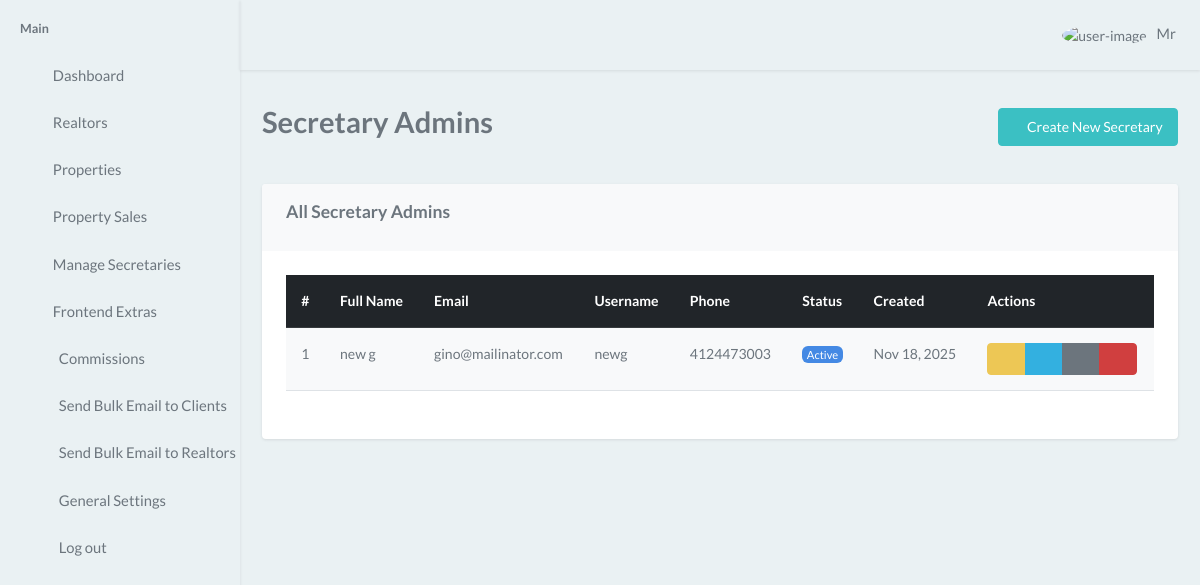
Screenshot of /secretary-admins/ (signed in) with the database file from the repository.
### tripled/models.py (models this page shows, shortened)
class SecretaryAdmin(models.Model):
    user = models.OneToOneField(User, on_delete=models.CASCADE)
    full_name = models.CharField(max_length=255)
    phone_number = models.CharField(max_length=20, blank=True, null=True)
    email = models.EmailField()
    is_active = models.BooleanField(default=True)
    created_by = models.ForeignKey(User, on_delete=models.SET_NULL, null=True, related_name='created_secretaries')
    created_at = models.DateTimeField(auto_now_add=True)
    updated_at = models.DateTimeField(auto_now=True)
    class Meta:
        verbose_name = 'Secretary Admin'
        verbose_name_plural = 'Secretary Admins'

class User(AbstractUser):
    date_joined = models.DateTimeField(auto_now_add=True)
    image = models.ImageField(upload_to='users/', null=True, blank=True)
    class Meta:
        app_label = 'tripled'

### tripled/views.py (the view)
# urls.py: path('secretary-admins/', views.secretary_list, name='secretary_list'),
@login_required
@admin_required
def secretary_list(request):
    secretaries = SecretaryAdmin.objects.all().order_by("-created_at")
    return render(request, "user/secretary_list.html", {"secretaries": secretaries})

### tripled/helper.py (called while the page is built, shortened)
def admin_required(view_func):
    @wraps(view_func)
    def wrapper(request, *args, **kwargs):
        if not request.user.is_authenticated:
            messages.error(request, 'Please log in to access this page.')
            return redirect('signin')
        if request.user.is_superuser or request.user.is_staff:
            return view_func(request, *args, **kwargs)
    return wrapper

### tripled/templates/user/secretary_list.html (shortened to what this page needs)
{% extends 'user/base.html' %}
{% block body %}
<div class="content-page">
    <div class="content">
        <div class="container-fluid mt-4">
            <div class="d-flex justify-content-between align-items-center mb-4">
                <h2>Secretary Admins</h2>
                <a href="{% url 'create_secretary' %}" class="btn btn-primary">
                    <i class="ri-add-circle-line"></i> Create New Secretary
                </a>
            </div>
            <div class="row">
                <div class="col-12">
                    <div class="card">
                        <div class="card-header">
                            <h4 class="card-title">All Secretary Admins</h4>
                        </div>
                        <div class="card-body">
                            {% if secretaries %}
                                <div class="table-responsive">
                                    <table class="table table-striped table-hover">
                                        <thead class="table-dark">
                                            <tr>
                                                <th>#</th>
                                                <th>Full Name</th>
                                                <th>Email</th>
                                                <th>Username</th>
                                                <th>Phone</th>
                                                <th>Status</th>
                                                <th>Created</th>
                                                <th>Actions</th>
                                            </tr>
                                        </thead>
                                        <tbody>
                                            {% for secretary in secretaries %}
                                            <tr>
                                                <td>{{ forloop.counter }}</td>
                                                <td>{{ secretary.full_name }}</td>
                                                <td>{{ secretary.email }}</td>
                                                <td>{{ secretary.user.username }}</td>
                                                <td>{{ secretary.phone_number|default:"-" }}</td>
                                                <td>
                                                    {% if secretary.is_active %}
                                                        <span class="badge bg-success text-white">Active</span>
                                                    {% else %}
                                                        <span class="badge bg-danger text-white">Inactive</span>
                                                    {% endif %}
                                                </td>
                                                <td>{{ secretary.created_at|date:"M d, Y" }}</td>
                                                <td>
                                                    <div class="btn-group" role="group">
                                                        <a href="{% url 'edit_secretary' secretary.id %}" class="btn btn-sm btn-warning" title="Edit">
                                                            <i class="ri-edit-line"></i>
                                                        </a>
                                                        <a href="{% url 'toggle_secretary_status' secretary.id %}" class="btn btn-sm btn-info" title="Toggle Status">
                                                            {% if secretary.is_active %}
                                                                <i class="ri-eye-off-line"></i>
                                                            {% else %}
                                                                <i class="ri-eye-line"></i>
                                                            {% endif %}
                                                        </a>
                                                        <button type="button" class="btn btn-sm btn-secondary" data-bs-toggle="modal" data-bs-target="#resetPasswordModal{{ secretary.id }}" title="Reset Password">
                                                            <i class="ri-key-line"></i>
                                                        </button>
                                                        <button type="button" class="btn btn-sm btn-danger" data-bs-toggle="modal" data-bs-target="#deleteModal{{ secretary.id }}" title="Delete">
                                                            <i class="ri-delete-bin-line"></i>
                                                        </button>
                                                    </div>
                                                </td>
                                            </tr>
                                            {% endfor %}
                                        </tbody>
                                    </table>
                                </div>
                            {% endif %}
                        </div>
                    </div>
                </div>
            </div>
        </div>
    </div>
</div>
{% endblock body %}

### rows the page displays
SecretaryAdmin: full_name "new g", email "gino@mailinator.com", user.username "newg", phone_number "4124473003", is_active "Active", created_at "Nov 18, 2025"
